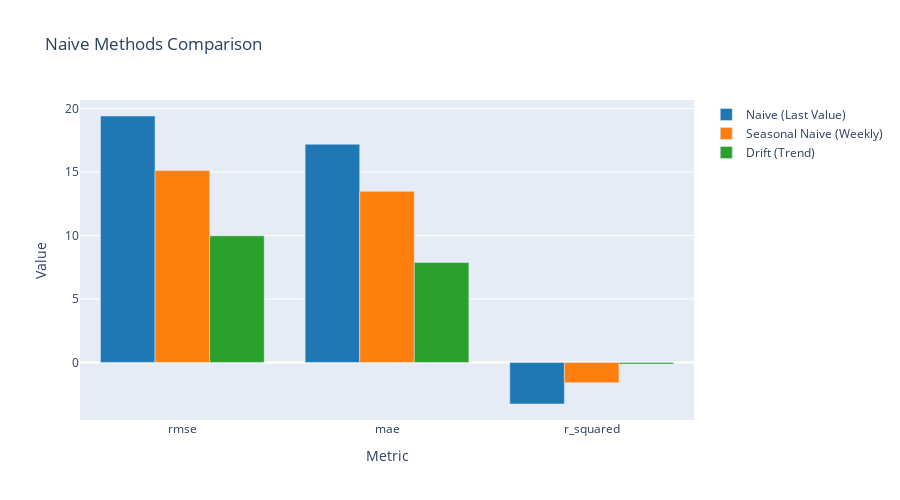

Source (notebook cell):
### Markdown cell above
### Compare All Three Naive Methods

### Code cell
# Extract stats
_, _, stats_naive = fit_naive.extract_outputs()
_, _, stats_snaive = fit_snaive.extract_outputs()
_, _, stats_drift = fit_drift.extract_outputs()

# Visual comparison
fig = plot_model_comparison(
    stats_list=[stats_naive, stats_snaive, stats_drift],
    model_names=["Naive (Last Value)", "Seasonal Naive (Weekly)", "Drift (Trend)"],
    metrics=["rmse", "mae", "r_squared"],
    split="test",
    plot_type="bar",
    title="Naive Methods Comparison",
    height=500
)

fig.show()

print("\n📊 Which naive method performs best?")
# Filter for test split and rmse metric - extract scalar properly
def get_metric_value(stats_df, metric_name, split_name='test'):
    filtered = stats_df[(stats_df['metric'] == metric_name) & (stats_df['split'] == split_name)]
    if len(filtered) > 0:
        val = filtered['value'].iloc[0]
        # If val is a DataFrame, extract the scalar
        if isinstance(val, pd.DataFrame):
            return val.iloc[0, 0]
        return float(val)
    return None

test_rmses = {
    "Naive": get_metric_value(stats_naive, 'rmse'),
    "Seasonal Naive": get_metric_value(stats_snaive, 'rmse'),
    "Drift": get_metric_value(stats_drift, 'rmse')
}

best_method = min(test_rmses, key=test_rmses.get)
print(f"\nBest naive method: {best_method}")
print(f"  RMSE: {test_rmses[best_method]:.4f}")
print("\nExpected: Seasonal Naive should win (data has weekly seasonality)")

### Figure 1 — Plotly figure (JSON) as saved in the notebook; plotly's stock layout.template omitted (floating-point values rounded to 4 significant figures)
{"data": [{"hovertemplate": "Naive (Last Value)<br>%{x}: %{y:.4f}<extra></extra>", "marker": {"color": "#1f77b4"}, "name": "Naive (Last Value)", "type": "bar", "x": ["rmse", "mae", "r_squared"], "y": [19.42, 17.2, -3.278]}, {"hovertemplate": "Seasonal Naive (Weekly)<br>%{x}: %{y:.4f}<extra></extra>", "marker": {"color": "#ff7f0e"}, "name": "Seasonal Naive (Weekly)", "type": "bar", "x": ["rmse", "mae", "r_squared"], "y": [15.12, 13.48, -1.594]}, {"hovertemplate": "Drift (Trend)<br>%{x}: %{y:.4f}<extra></extra>", "marker": {"color": "#2ca02c"}, "name": "Drift (Trend)", "type": "bar", "x": ["rmse", "mae", "r_squared"], "y": [9.978, 7.88, -0.1293]}], "layout": {"barmode": "group", "height": 500, "hovermode": "x", "showlegend": true, "title": {"text": "Naive Methods Comparison"}, "xaxis": {"title": {"text": "Metric"}}, "yaxis": {"title": {"text": "Value"}}}}
